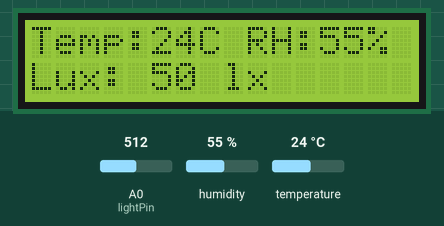
This sketch was run on a simulated Arduino Uno, built with avr-gcc and run on an emulated ATmega328P. Shown: 16×2 character LCD. The inputs (shaded band) are chosen by the test bench; at power-on: humidity 55 %, A0 (lightPin) = 512, temperature 24 °C.

Above: at 1.7 s.
1.8 s: humidity set to 22 %
At 11.5 s:
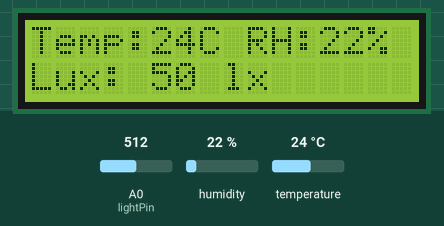
12.1 s: A0 (lightPin) set to 716
At 21.4 s:
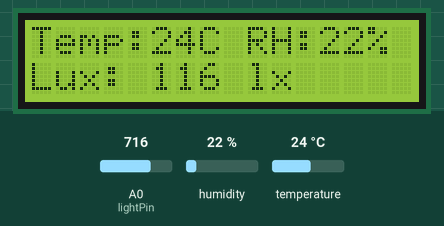
22.1 s: temperature set to 12 °C
At 31.3 s:
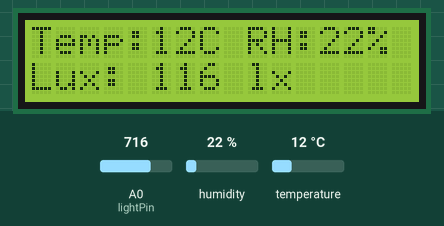
32.1 s: A0 (lightPin) set to 900
At 41.2 s:
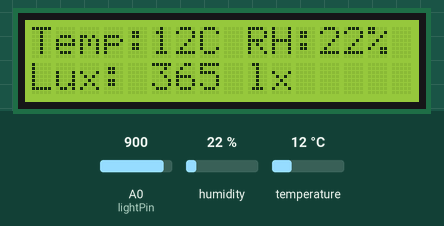
42.2 s: humidity set to 40 %
At 51.1 s:
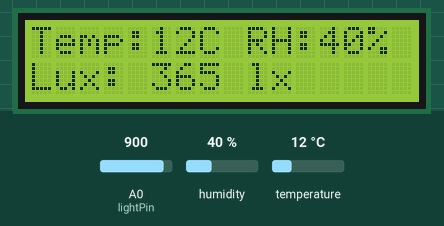
52.2 s: A0 (lightPin) set to 1023
At 62.2 s:
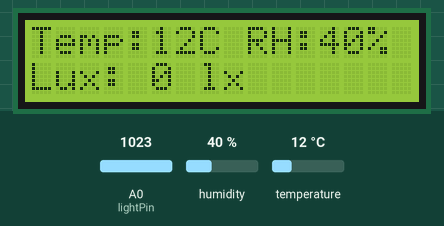
Timing chart, 0 to 63.2 s (numbered marks = the images above; inputs shaded):
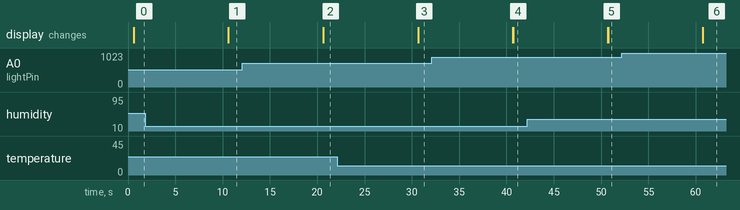

Measured:
- after the input at 1.8 s, the display: first differs from a run without the input after 8.8 s (image 1)
- after the input at 12.1 s, the display: first differs from a run without the input after 8.5 s (image 2)
- after the input at 22.1 s, the display: first differs from a run without the input after 8.6 s (image 3)
- after the input at 32.1 s, the display: first differs from a run without the input after 8.6 s (image 4)
- after the input at 42.2 s, the display: first differs from a run without the input after 8.5 s (image 5)
- after the input at 52.2 s, the display: first differs from a run without the input after 8.6 s (image 6)

The sketch:

environment-monitor.ino
```cpp
#include "DHT.h"
#include <LiquidCrystal.h>
#define Type DHT11
#define VIN 5
#define R 10000

// DHT variables
int dhtPin=2;
float temp;
float rh;
int setTime=500;
int dt=10000;

// LCD variables
int rs=7;
int en=8;
int d4=9;
int d5=10;
int d6=11;
int d7=12;

// Photoresistor variables
int lightPin=A0;
int lightVal;
int lux;

DHT HT(dhtPin,Type);
LiquidCrystal lcd(rs,en,d4,d5,d6,d7);

void setup() {
  // put your setup code here, to run once:
  Serial.begin(9600);
  HT.begin();
  lcd.begin(16,2);
  pinMode(lightPin,INPUT);
  delay(setTime);
}

void loop() {
  lcd.setCursor(0,0);
  displayDhtData();

  lcd.setCursor(0,1);
  displayLux();

  delay(dt);
  lcd.clear();
}

// Gets temperature and humidity reading from DHT11 sensor
void getDhtData() {
  temp=HT.readTemperature();
  rh=HT.readHumidity();
}

// Prints temperature and humidity reading to LCD
void displayDhtData() {
  getDhtData();

  lcd.print("Temp:");
  lcd.print(int(temp));
  lcd.print("C RH:");
  lcd.print(int(rh));
  lcd.print("%");
}

// Converts resistance of photoresistor to lux reading
void convertToLux() {
  lightVal=analogRead(lightPin);

  float vOut = float(lightVal) * (VIN / float(1023));
  float rLDR = (R * (VIN - vOut))/vOut;
  lux =500/(rLDR/1000);
}

// Prints lux reading to LCD
void displayLux() {
  convertToLux();

  lcd.print("Lux: ");
  lcd.print(lux);
  lcd.print(" lx");
}
```
